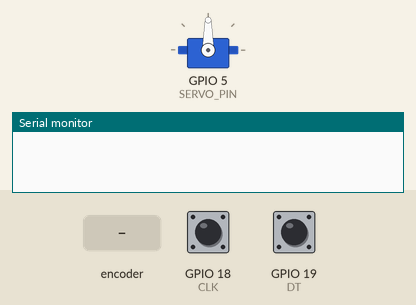
Recording of a sketch running on a simulated ESP32. Parts: servo, the last lines printed to the serial monitor. The inputs (shaded band) are chosen by the test bench; at power-on: GPIO 18 (CLK) HIGH, GPIO 19 (DT) HIGH.

Above: at 1.2 s.
1.3 s: rotary encoder on GPIO 18 (CLK) / GPIO 19 (DT) turned 3 steps (first pin leading)
At 2.3 s:
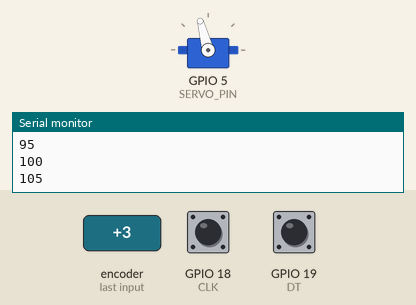
3.4 s: rotary encoder on GPIO 18 (CLK) / GPIO 19 (DT) turned 3 steps (first pin leading)
At 5.1 s:
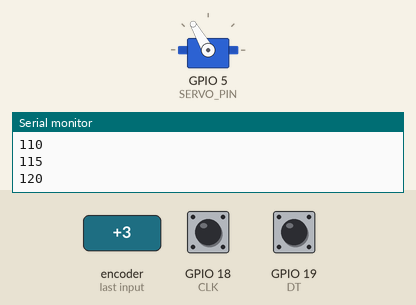
Timing chart, 0 to 6.6 s (numbered marks = the images above; inputs shaded):
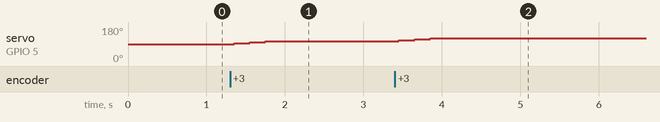

The sketch:

7_2.ino
```cpp
#include <ESP32Servo.h>

#define CLK 18
#define DT 19
#define SERVO_PIN 5

Servo myservo;

int counter = 0;
int lastCLK;
int angle = 90;

  void setup() {
  Serial.begin(115200);

  pinMode(CLK, INPUT);
  pinMode(DT, INPUT);

  myservo.attach(SERVO_PIN);

  lastCLK = digitalRead(CLK);
}

  void loop() {
  int currentCLK = digitalRead(CLK);

  if (currentCLK != lastCLK && currentCLK == HIGH) {

    if (digitalRead(DT) != currentCLK) {
      counter++;
      angle += 5;
    } else {
      counter--;
      angle -= 5;
    }

    angle = constrain(angle, 0, 180);

    myservo.write(angle);

    Serial.println(angle);
  }

  lastCLK = currentCLK;
}
```

Measured:
- after the input at 1.3 s, servo on GPIO 5 (SERVO_PIN): 90° → 95° after 0.05 s, → 100° 0.20 s later, → 105° 0.20 s later
- after the input at 3.4 s, servo on GPIO 5 (SERVO_PIN): 105° → 110° after 0.05 s, → 115° 0.20 s later, → 120° 0.20 s later
